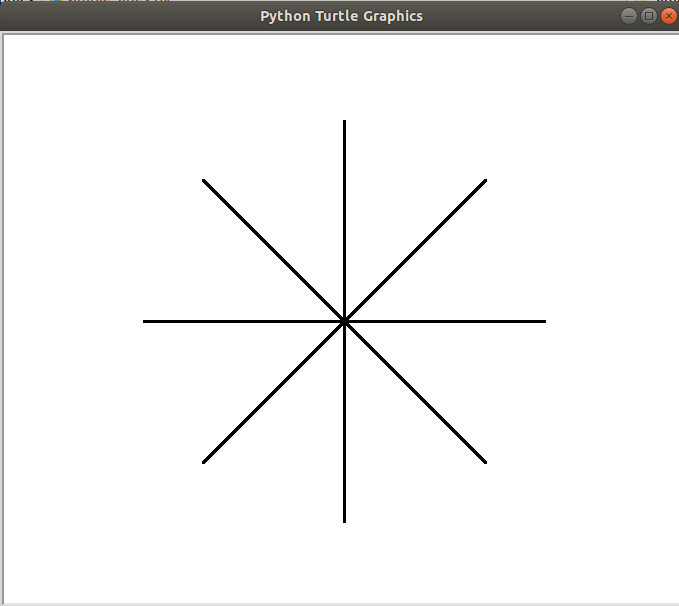

Recreate this plot in Python.
#################################
# Snow flake
# ----------------------------
# Draw a simple snow flake using
# lines in python.
#
#
#
#
# By Doug Purcell
# http://www.purcellconsult.com
#
###################################


import turtle

line = turtle.Turtle()
line.hideturtle()
line.pensize(3)

for x in range(8):
    line.forward(200)
    line.goto(0, 0)
    line.left(45)
turtle.done()
